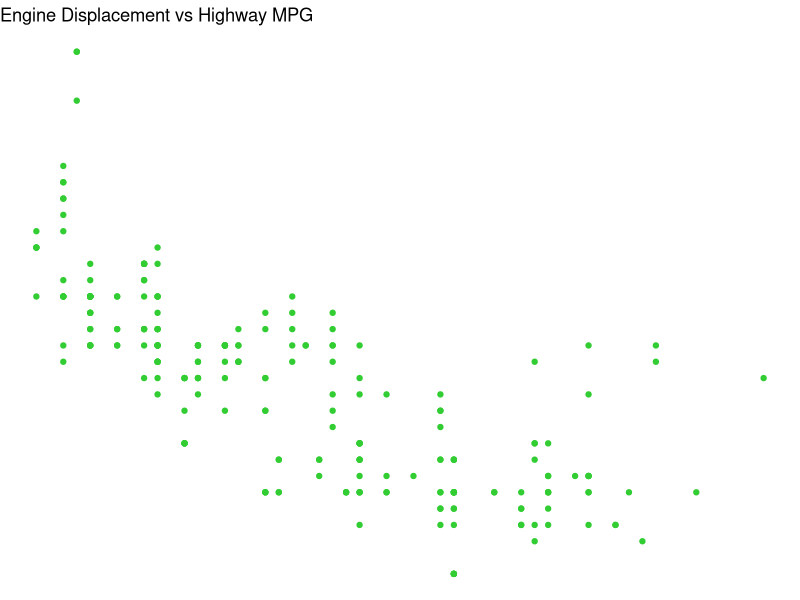

The R script that drew this image:
## ---- chunk 1
library(ggplot2)
data("mpg")
summary(mpg$hwy)

ggplot(mpg, aes(displ, hwy)) +
  geom_point(color = "limegreen") +
  theme_void() +
  labs(title = "Engine Displacement vs Highway MPG")
